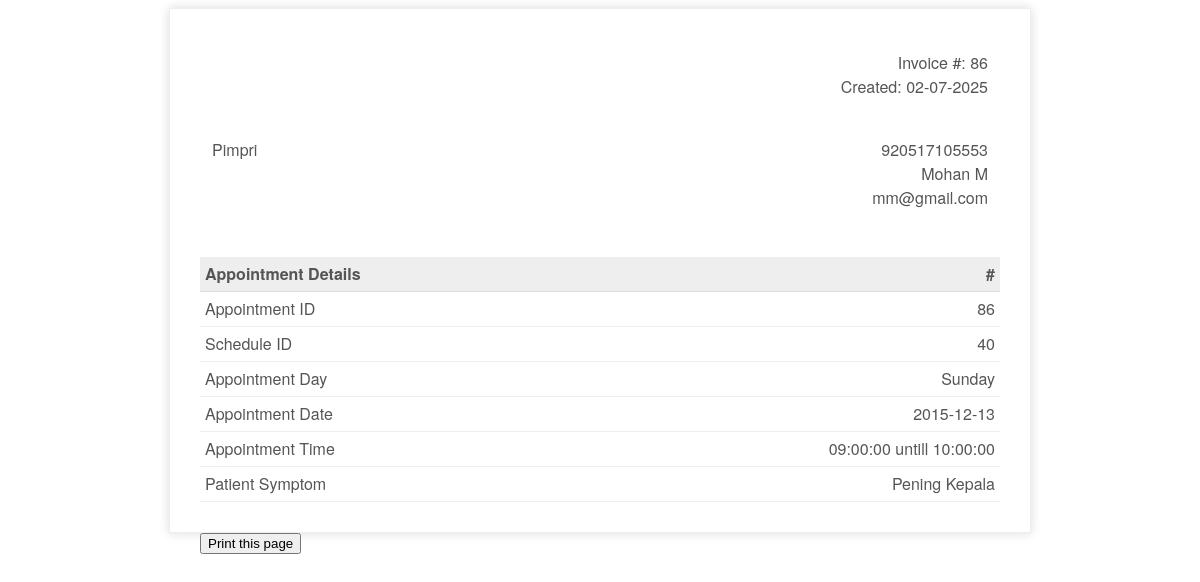
The app's page /patient/invoice.php?appid=86 with its own data.
### tables this page shows
CREATE TABLE `appointment` (
  `appId` int(3) NOT NULL,
  `Patientid` bigint(12) NOT NULL,
  `scheduleId` int(10) NOT NULL,
  `appSymptom` varchar(100) NOT NULL,
  `appComment` varchar(100) NOT NULL,
  `status` varchar(10) NOT NULL DEFAULT 'process'
);

CREATE TABLE `patient` (
  `Patientid` bigint(12) NOT NULL,
  `password` varchar(20) NOT NULL,
  `patientFirstName` varchar(20) NOT NULL,
  `patientLastName` varchar(20) NOT NULL,
  `patientMaritialStatus` varchar(10) NOT NULL,
  `patientDOB` date NOT NULL,
  `patientGender` varchar(10) NOT NULL,
  `patientAddress` varchar(100) NOT NULL,
  `patientPhone` varchar(15) NOT NULL,
  `patientEmail` varchar(100) NOT NULL
);

CREATE TABLE `doctorschedule` (
  `scheduleId` int(11) NOT NULL,
  `scheduleDate` date NOT NULL,
  `scheduleDay` varchar(15) NOT NULL,
  `startTime` time NOT NULL,
  `endTime` time NOT NULL,
  `bookAvail` varchar(10) NOT NULL
);

### patient/invoice.php (the view, shortened to what this page needs)
<?php
include_once '../assets/conn/dbconnect.php';
if (isset($_GET['appid'])) {
$appid=$_GET['appid'];
}
$res=mysqli_query($con, "SELECT a.*, b.*,c.* FROM patient a
JOIN appointment b
On a.Patientid = b.Patientid
JOIN doctorschedule c
On b.scheduleId=c.scheduleId
WHERE b.appId  =".$appid);
$userRow=mysqli_fetch_array($res,MYSQLI_ASSOC);
?>
<!doctype html>
<html>
    <head>
        <link rel="stylesheet" type="text/css" href="assets/css/invoice.css">
    </head>
    <body>
        <div class="invoice-box">
            <table cellpadding="0" cellspacing="0">
                <tr class="top">
                    <td colspan="2">
                        <table>
                            <tr>
                                <td class="title">
                                </td>
                                <td>
                                    Invoice #: <?php echo $userRow['appId'];?><br>
                                    Created: <?php echo date("d-m-Y");?><br>
                                </td>
                            </tr>
                        </table>
                    </td>
                </tr>
                <tr class="information">
                    <td colspan="2">
                        <table>
                            <tr>
                                <td>
                                    <?php echo $userRow['patientAddress'];?>
                                </td>
                                <td><?php echo $userRow['Patientid'];?><br>
                                    <?php echo $userRow['patientFirstName'];?> <?php echo $userRow['patientLastName'];?><br>
                                    <?php echo $userRow['patientEmail'];?>
                                </td>
                            </tr>
                        </table>
                    </td>
                </tr>
                <tr class="heading">
                    <td>
                        Appointment Details
                    </td>
                    <td>
                        #
                    </td>
                </tr>
                <tr class="item">
                    <td>
                        Appointment ID
                    </td>
                    <td>
                       <?php echo $userRow['appId'];?>
                    </td>
                </tr>
                <tr class="item">
                    <td>
                        Schedule ID
                    </td>
                    <td>
                        <?php echo $userRow['scheduleId'];?>
                    </td>
                </tr>
                <tr class="item">
                    <td>
                        Appointment Day
                    </td>
                    <td>
                        <?php echo $userRow['scheduleDay'];?>
                    </td>
                </tr>
                 <tr class="item">
                    <td>
                        Appointment Date
                    </td>
                    <td>
                        <?php echo $userRow['scheduleDate'];?>
                    </td>
                </tr>
                 <tr class="item">
                    <td>
                        Appointment Time
                    </td>
                    <td>
                        <?php echo $userRow['startTime'];?> untill <?php echo $userRow['endTime'];?>
                    </td>
                </tr>
                 <tr class="item">
                    <td>
                        Patient Symptom
                    </td>
                    <td>
                        <?php echo $userRow['appSymptom'];?>
                    </td>
                </tr>
            </table>
        </div>
        <div class="print">
        <button onclick="myFunction()">Print this page</button>
</div>
    </body>
</html>

### patient/assets/css/invoice.css (style rules this page uses)
.print { margin:auto; max-width:800px; }
.invoice-box { max-width:800px; margin:auto; padding:30px; border:1px solid #eee; box-shadow:0 0 10px rgba(0, 0, 0, .15); font-size:16px; line-height:24px; font-family:'Helvetica Neue', 'Helvetica', Helvetica, Arial, sans-serif; color:#555; }
.invoice-box table { width:100%; line-height:inherit; text-align:left; }
.invoice-box table td { padding:5px; vertical-align:top; }
.invoice-box table tr td:nth-child(2) { text-align:right; }
.invoice-box table tr.top table td { padding-bottom:20px; }
.invoice-box table tr.top table td.title { font-size:45px; line-height:45px; color:#333; }
.invoice-box table tr.information table td { padding-bottom:40px; }
.invoice-box table tr.heading td { background:#eee; border-bottom:1px solid #ddd; font-weight:bold; }
.invoice-box table tr.item td { border-bottom:1px solid #eee; }

### records on screen
appointment: appId "86", Patientid.patientAddress "Pimpri", Patientid "920517105553", Patientid.patientFirstName "Mohan", Patientid.patientLastName "M", Patientid.patientEmail "mm@gmail.com", scheduleId.scheduleId "40", scheduleId.scheduleDay "Sunday", scheduleId.scheduleDate "2015-12-13", scheduleId.startTime "09:00:00", scheduleId.endTime "10:00:00", appSymptom "Pening Kepala"
